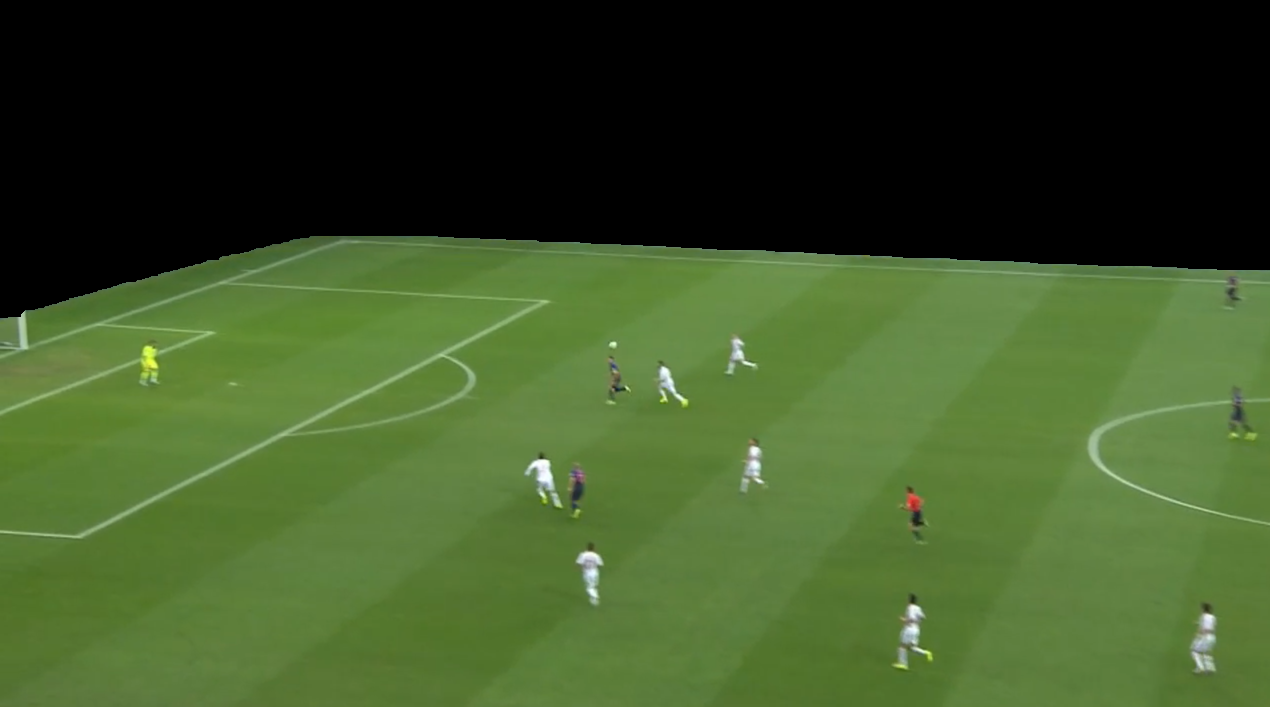
%> input picture test_images/test2.png, 1270 x 707 px
$ octave hough2.m   (GNU Octave 9; MATLAB toolbox functions it lacks are replaced by stand-ins)
%> lines starting %> are read from the running program, lines starting %| are printed output that depends on the picture; in (x1, y1, x2, y2) boxes, pixels count from 0 and x2, y2 are one past the last pixel; in counts of white or black regions, pixels touching at a corner belong together; the program's own positions count from 1
%% AMME4710 Tutorial 4 - Image Features - Q3 - Hough Transform
% Coded 29/08/2014

%% Clear workspace
close all
clear
clc

%% Read in images and convert to grayscale
chessImg = rgb2gray(imread('../test_images/test2.png'));
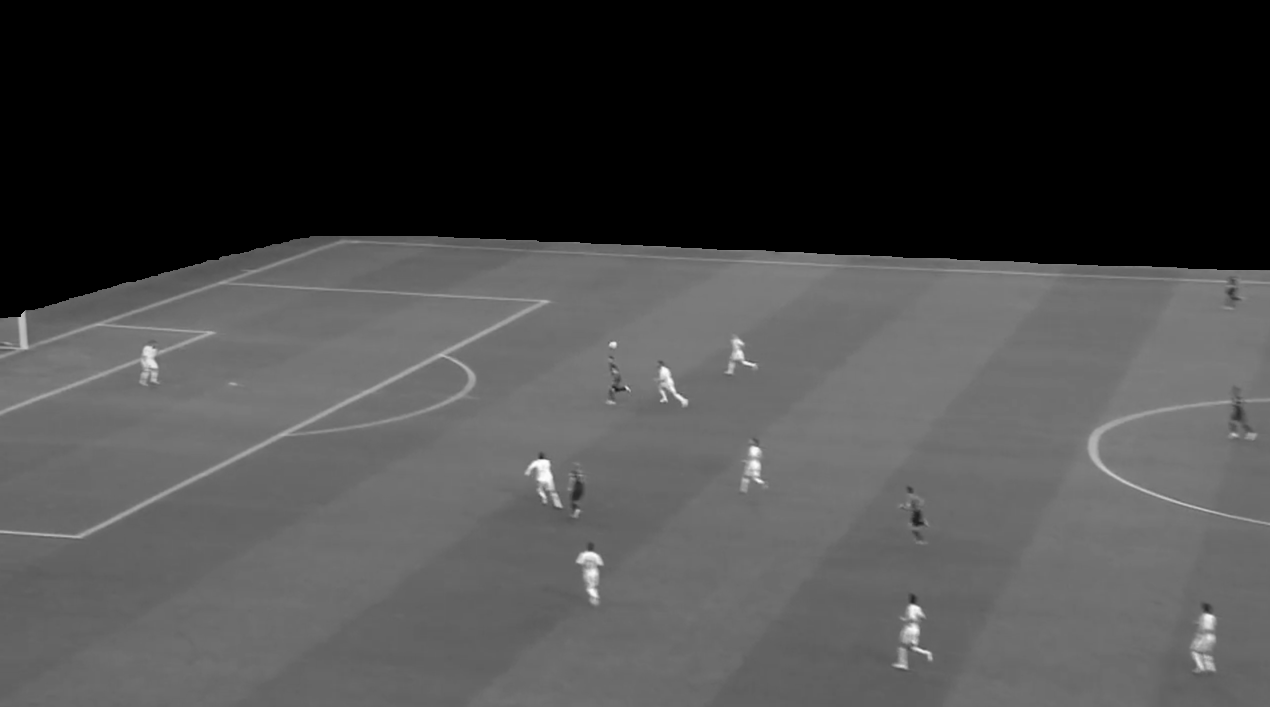
%> chessImg: size 707x1270 uint8; min 0, max 254, mean 70.3


imshow(chessImg);

% Apply Canny Edge Detector
% canny_thresh = [0.1 0.2];
canny_thresh = [0.1 0.25];
canny_sigma = 2;
BW = edge(chessImg,'canny', canny_thresh, canny_sigma);
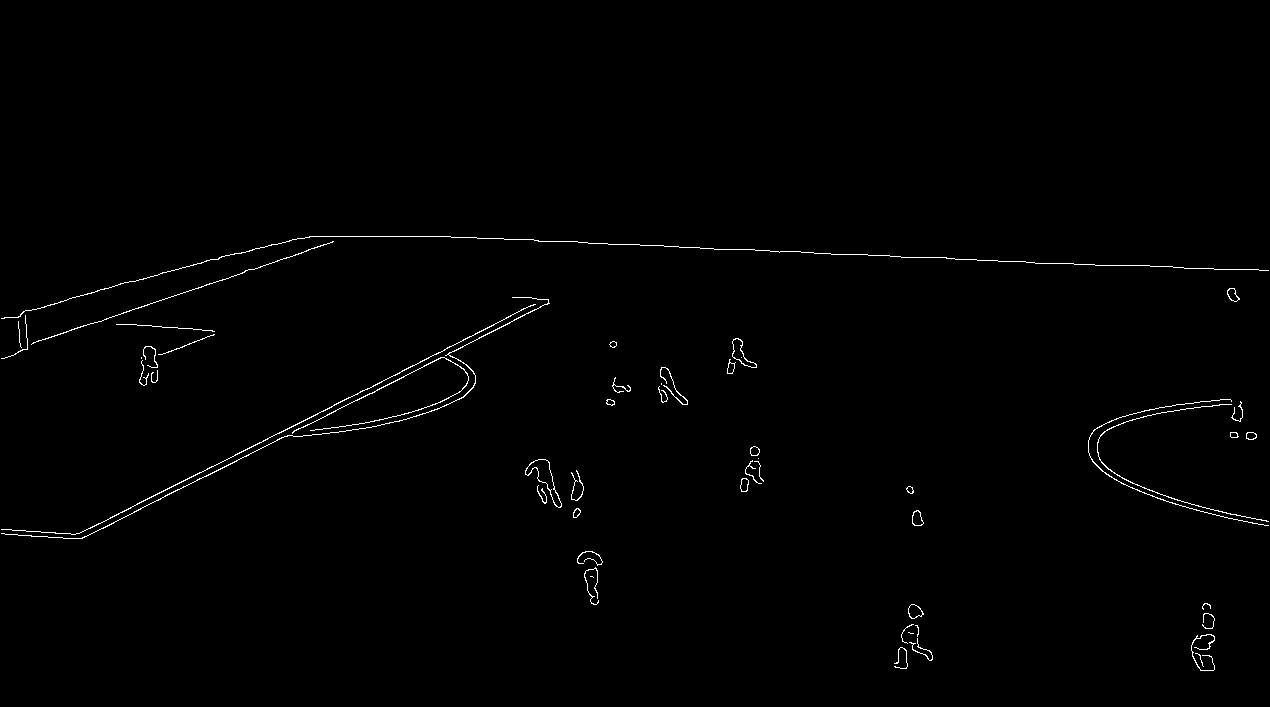
%> BW: size 707x1270 logical; 0.72% white in thin lines or dots, all inside (x1, y1, x2, y2) = (1, 236, 1269, 671)
figure, imshow(BW)

% Extract Hough-space information

[H,theta,rho] = hough(BW);
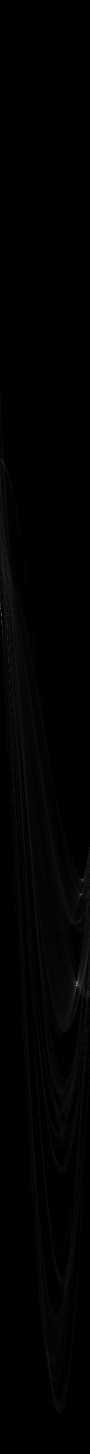
%> H: size 2907x180 double (shown at 1/2 size); min 0, max 274, mean 2.2; drawn with min black and max white
%> theta = 180 values from -90 to 89; rho = 2907 values from -1453 to 1453
figure, imshow(imadjust(mat2gray(H)),[],'XData',theta,'YData',rho,'InitialMagnification','fit');
%> after `imshow(imadjust(mat2gray(H)),[],'XData',theta,'YData',rho,'InitialMagn`:
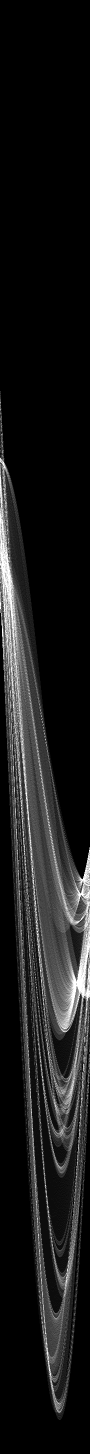
%> displayed picture: size 2907x180, on the screen's scale of 0 to 255 (shown at 1/2 size); min 0, max 255, mean 25.9
xlabel('\theta (degrees)'), ylabel('\rho');
axis on, axis normal, hold on;
% colormap(hot);

% Nominate peak parameters and isolate best candidates
maxPeaks = 21;
peakSep = [55 23];

peakThresh = 100;
P = houghpeaks(H, maxPeaks, 'Threshold', peakThresh, 'NhoodSize', peakSep);
%> P = [1972 154; 1228 3; 1790 162; 1760 166]
x = theta(P(:,2));
%> x = [63 -88 71 75]
y = rho(P(:,1));
%> y = [518 -226 336 306]
plot(x,y,'s','color','blue');
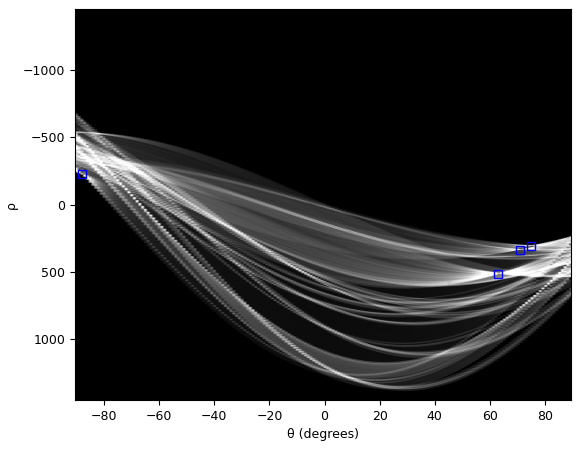
%> figure redrawn from the program's plot data

% Translate peak candidates back into pixel-space
lineGap = 20;
lineMinL = 7;
lines = houghlines(chessImg,theta,rho,P,'FillGap',lineGap,'MinLength',lineMinL);
%> lines = 6 lines; point1 to point2 (x, y): (659, 247) to (2, 582), (310, 238) to (1030, 263), (347, 237) to (3, 356), (273, 245) to (73, 299), (1129, 267) to (1188, 269), (1243, 271) to (1270, 271)
figure, imshow(chessImg), hold on
for k = 1:length(lines)
xy = [lines(k).point1; lines(k).point2];
plot(xy(:,1),xy(:,2),'LineWidth',2,'Color','red');
end
%> this loop made 6 passes
%> xy on passes 1 to 6: [659 247; 2 582], [310 238; 1030 263], [1129 267; 1188 269], [1243 271; 1270 271], [347 237; 3 356], [273 245; 73 299]
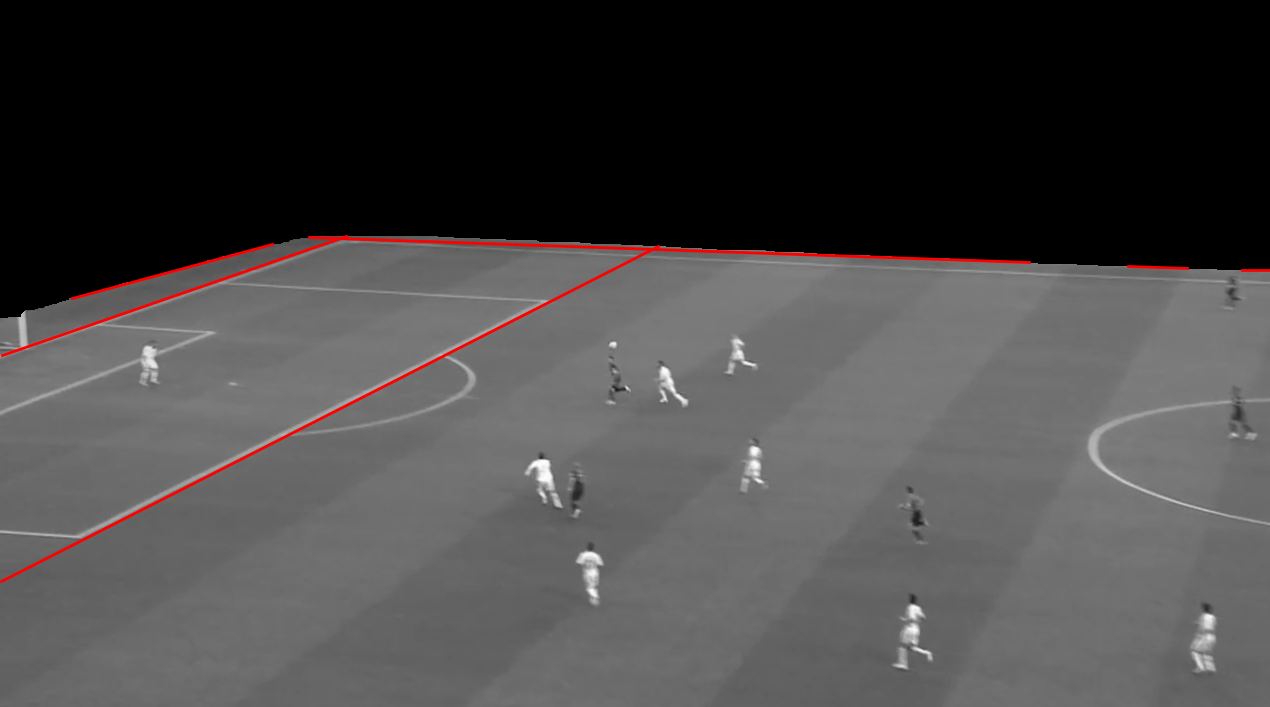
%> figure redrawn from the program's plot data
